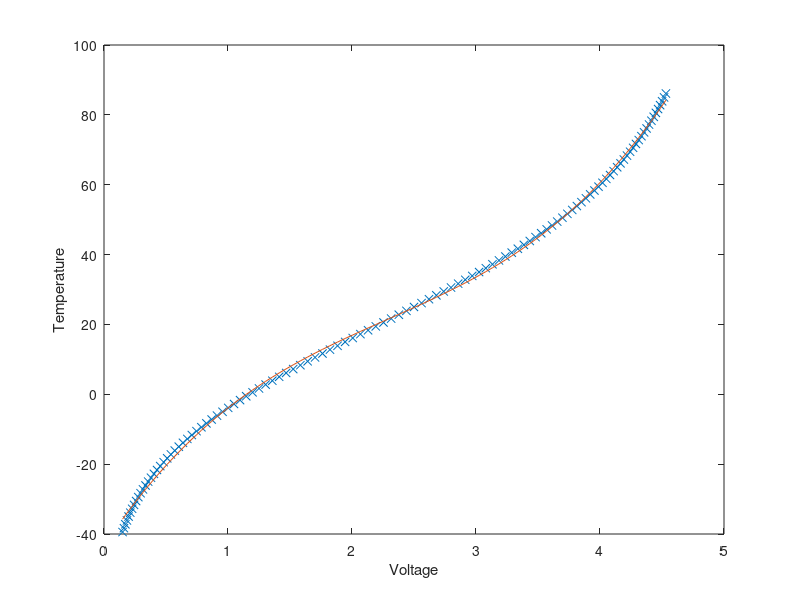

This figure's MATLAB source:
clear all;

data = load('Thermistor_10k_Bapi.txt');

Temp = data(:,2)';
TRes = data(:,3)';

RPDown = 10000;               %10k pull down resistor with thermistor
Den = TRes + RPDown ;        
Num = RPDown * 5;            % Assuming 5vollts input voltage 

Volt = (Num ./ Den);

coeff = polyfit(Volt,Temp,3);
y = polyval(coeff,Volt);

plot(Volt,Temp,'x');
hold;
plot(Volt,y);
xlabel('Voltage');
ylabel('Temperature');
